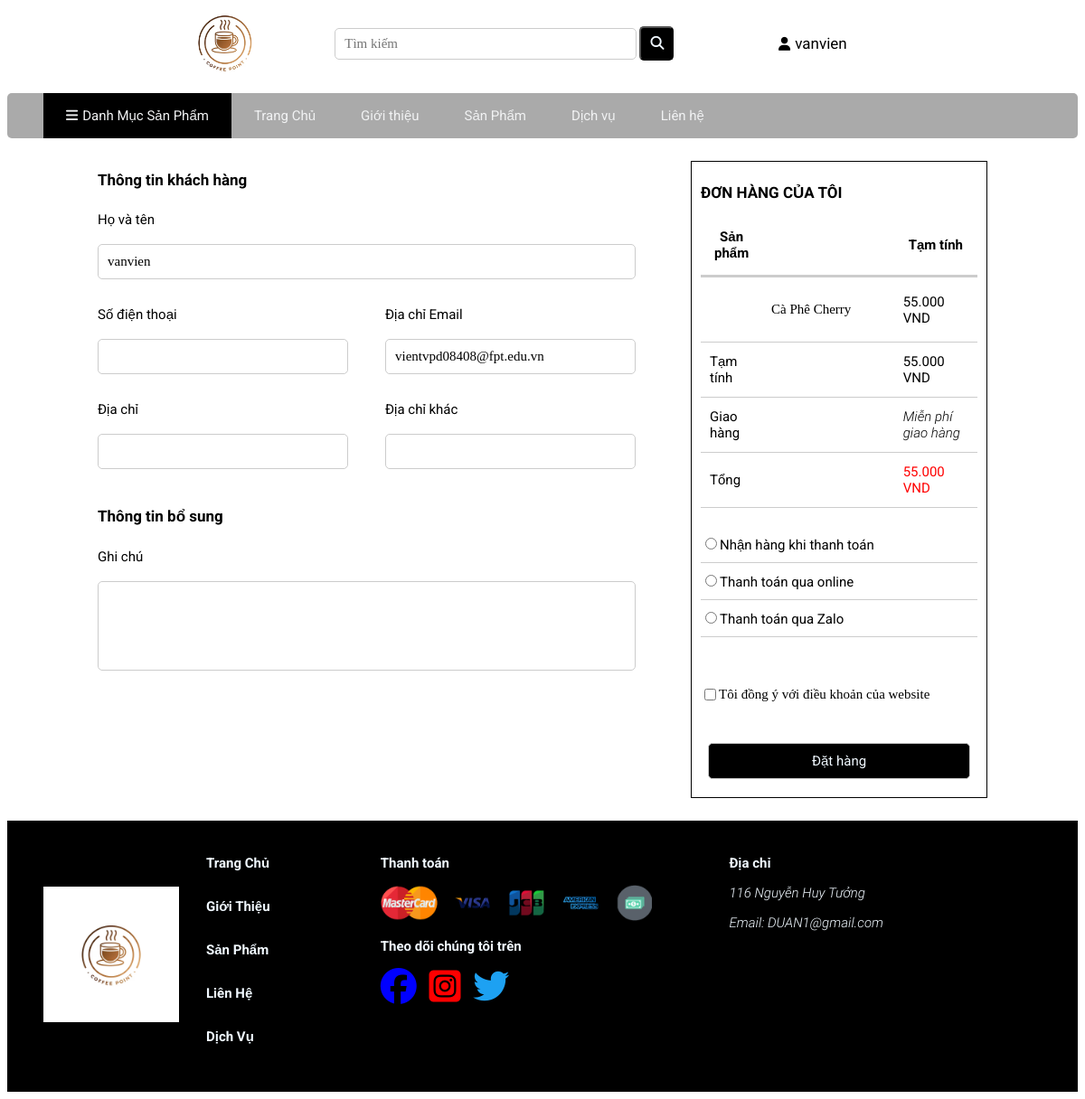
The app's page /index.php?act=thanhtoan&id=21 (signed in), older data.
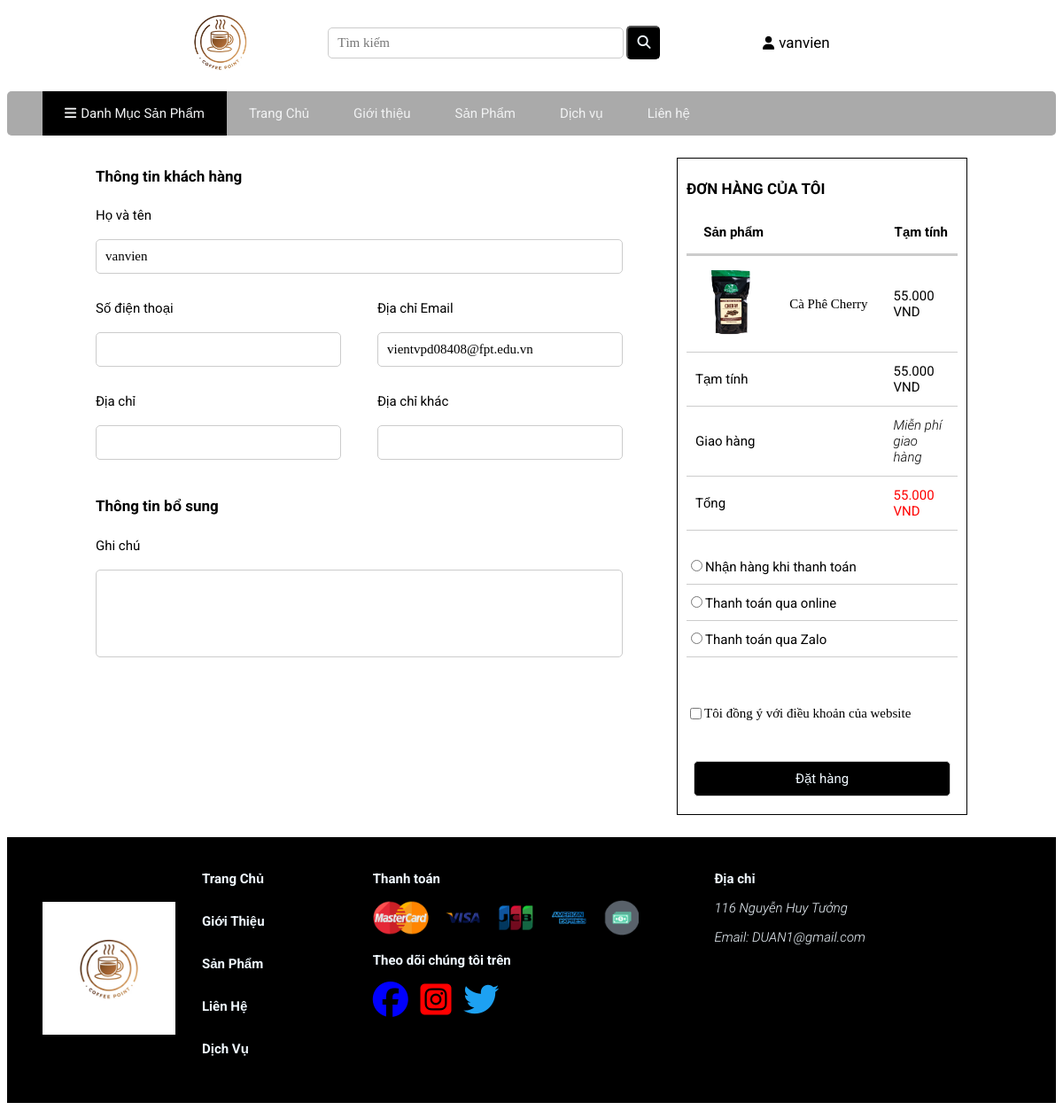
The same page, newer data.
### tables this page shows
CREATE TABLE `product` (
  `id` int(10) NOT NULL,
  `category_id` int(10) NOT NULL,
  `name` varchar(50) NOT NULL,
  `description` varchar(450) NOT NULL,
  `price` decimal(10,0) NOT NULL,
  `img` varchar(255) NOT NULL,
  `NSX` varchar(255) NOT NULL,
  `dacdiem` varchar(255) NOT NULL,
  `hsd` varchar(255) NOT NULL,
  `khoiluong` varchar(255) NOT NULL,
  `discount` int(11) NOT NULL,
  `view` int(11) NOT NULL
);

### model/pdo.php (called while the page is built, shortened)
<?php
function pdo_get_connection(){
    $dburl = "mysql:host=localhost:3307;dbname=duan1;charset=utf8";
    $username = 'root';
    $password = '';
    $conn = new PDO($dburl, $username, $password);
    $conn->setAttribute(PDO::ATTR_ERRMODE, PDO::ERRMODE_EXCEPTION);
    return $conn;
}
function pdo_query($sql){
    $sql_args = array_slice(func_get_args(), 1);
    try{
        $conn = pdo_get_connection();
        $stmt = $conn->prepare($sql);
        $stmt->execute($sql_args);
        $rows = $stmt->fetchAll();
        return $rows;
    }
    catch(PDOException $e){
        throw $e;
    }
    finally{
        unset($conn);
    }
}

### model/sanpham.php (called while the page is built, shortened)
<?php
function loadall_sanpham_home() {
    $sql = "SELECT * FROM product ORDER BY id DESC LIMIT 0,8";
    $listsanpham = pdo_query($sql);
    return $listsanpham;
}
?>

### global.php (called while the page is built)
<?php
$img_path="upload/";
?>

### view/header-user.php (the view, shortened to what the changed rows need)
<!DOCTYPE html>
<html lang="en">
<head>
    <link rel="stylesheet" href="./view/CSS/style.css">
    <link rel="stylesheet" href="./view/CSS/banner.css">
    <link rel="stylesheet" href="./view/CSS/font.css">
    <link rel="stylesheet" href="https://cdnjs.cloudflare.com/ajax/libs/font-awesome/6.4.2/css/all.min.css" />
</head>
<body>
    <div class="boxcenter">

### view/bill/thanhtoan.php (shortened to what the changed rows need)
<div class="boxconten">
<form action="index.php?act=donhang" method="post">
        <div class="all-show">
            <div class="formtk fromtaikhoan">
                <h1 style="font-size: 17px;margin-bottom: 25px;">Thông tin khách hàng</h1>
                <h1 style="font-size: 17px;margin-bottom: 25px;">Thông tin bổ sung</h1>
            </div>
            <div class="bill fromcontent ml30">
                <table>
                    <h2 style="font-size: 17px;">ĐƠN HÀNG CỦA TÔI</h2>
                    <tr>
                        <th>Sản phẩm</th>
                        <th></th>
                        <th>Tạm tính</th>
                    </tr>
                    <?php
        if (isset($_SESSION['mycart'])) {
            foreach ($_SESSION['mycart'] as $cart) {
                $name = $cart[1];
                $hinh = $img_path . $cart[2];
                $price = $cart[3];
                $quantity = $cart[4];
                $subtotal = $price * $quantity;
                echo '
                <tr>
                    <td>
                        <div class="img-cart">
                            <img src="' . $hinh . '" alt="">
                        </div>
                    </td>
                    <td>
                        <p style="font-family: Roboto-Regular;">' . $name . '</p>
                    </td>
                    <td>' . number_format($subtotal,0,".",".") . ' VND</td>
                </tr>';
            }
        }
        ?>
                </table>
            </div>
        </div>
        </form>
    </div>
</div>
</body>
</html>

Row changes from the older to the newer data that the page shows:
changed product "Cà Phê Cherry": img: picture added
